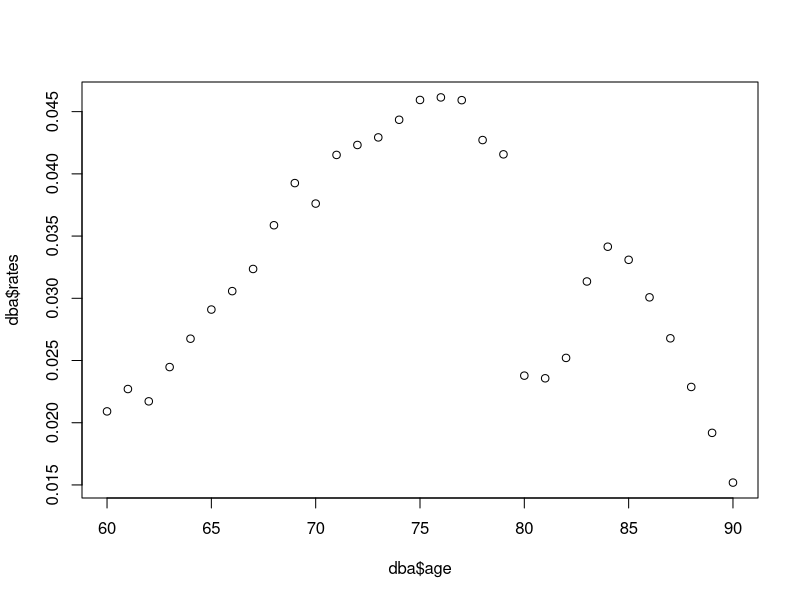
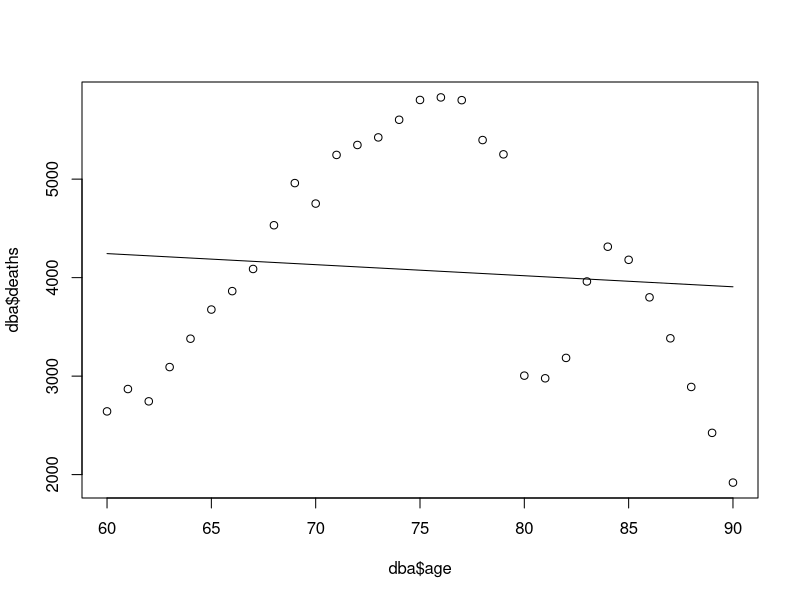
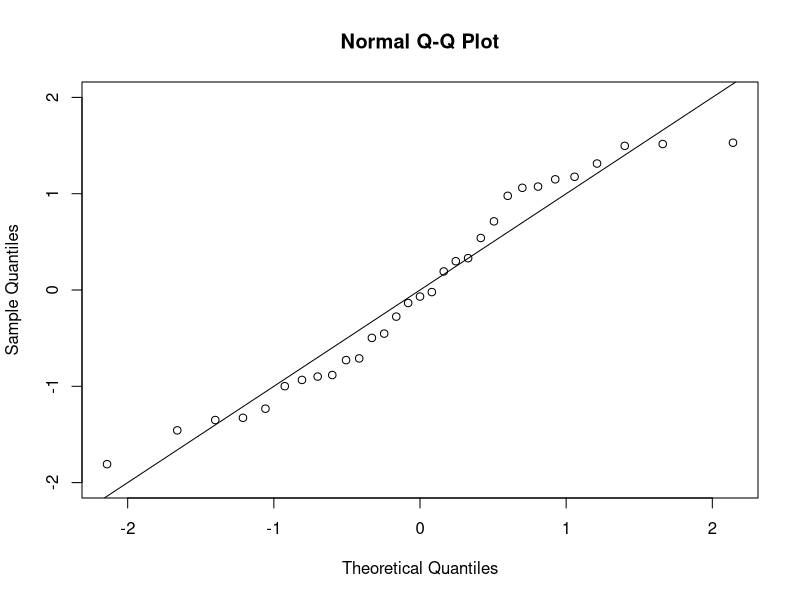
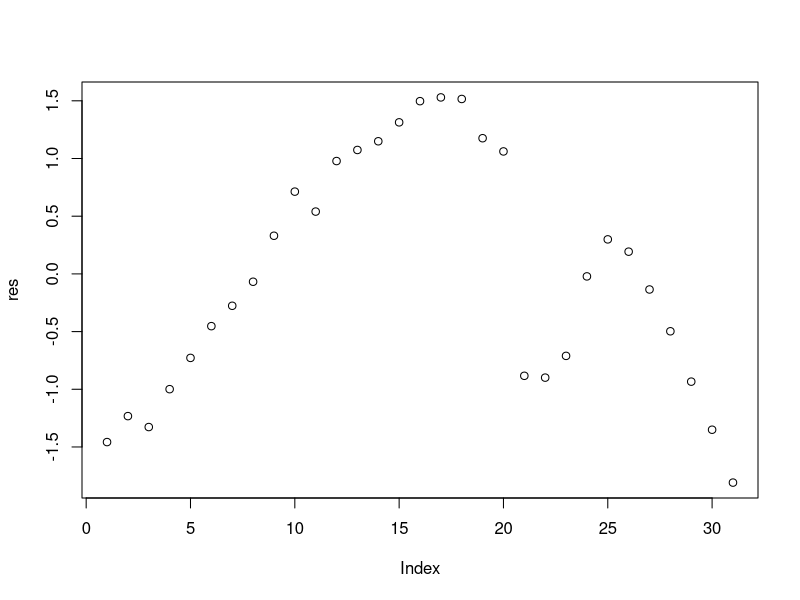

Source code (R) for these figures, in order: (Note: this script raises an error after producing the figures.)
#Import the file deaths.txt: it includes the number of deaths by cancer occurred
#in Italy in 1999 and the population at risk (exposure), clustered by age and gender.


setwd("C:/prosjekt/uib/stat201/datasets")
dat <- read.table("deaths.txt")

##### PLOT ################
dba = aggregate(deaths ~ age, data=dat, FUN = sum)
allD = sum(dba$deaths)
dba$rates = dba$deaths/allD
plot(dba$age, dba$rates)

##### LINEAR AGE ##################
mod1 <- lm(deaths ~ age , data = dba)
summary(mod1)  
#R^2: 0.008, F-statistic: 0.23 on 1 and 29 DF,  p-value: 0.64

fitted <- predict(mod1) 

plot(dba$age, dba$deaths)
lines(dba$age, fitted)

# NORMAL PLOT - looks good
res <- rstandard(mod1) #Regression Deletion Diagnostics
qqnorm(res,ylim=c(-2,2))
abline(c(0,1))

#plot residuals to each x_i
plot(res) #dont look random

# Other diagnostics: 1. Leverage, 2. delta-beta = cook-distance 3. delta-deviance/cross-validation leave out i'th observation
influence(mod1) #This function provides the basic quantities which are used in forming a wide variety of diagnostics for checking the quality of regression fits.

# 1. Leverage: i'th element of H_hat. h_ii > 2*p/N, p=#parameters, N=#observations
param_obs = 2*2/nrow(dat)
h <- influence(mod1)$hat #
any(h>param_obs) == True

# 2.  delta-beta = cook-distance
cooks.distance # COOK distance
# None > 1

# 0. Standard residuals: plot them
# r_i = e_i / (sigma_hat* sqrt(1-h_ii)=
sigma <- sqrt(sum(res^2)/(nrow(dba)-2))
rr = res/(sigma * sqrt(1-h) ) #Looks similar to res

#RMSE
dba$predicted = as.integer(fitted)
RMSE = sqrt(mean((dba$deaths - dba$predicted)^2))
RMSPE = (sqrt(mean( ((dba$deaths - dba$predicted) / dba$deaths)^2 ) ) ) * 100
#RMSE = 1135 years, RMSPE=34.5%

##### LINEAR AGE + GENDER + EXPOSURE ##################
mod2 <- lm(deaths ~ age + gender + exposure , data = dat)
summary(mod2)
#R^2=0.52, F=23.37, p=4.8^-10

fitted2 <- predict(mod2) 

plot(dba$age, dba$deaths)
lines(dba$age, fitted2) #doesnt work - how to plot this?

# NORMAL PLOT - looks good
res2 <- rstandard(mod2)
qqnorm(res2,ylim=c(-2,2))
abline(c(0,1)) 

#RMSE
dat$predicted = as.integer(fitted2)
RMSE = sqrt(mean((dat$deaths - dat$predicted)^2))
RMSPE = (sqrt(mean( ((dat$deaths - dat$predicted) / dba$deaths)^2 ) ) ) * 100
# RMSE = 504 years, RMSPE = 17%

########### GLM #########################
poisson.model = glm(deaths ~ age + gender + exposure, dat, family=poisson(link="log"))
summary(poisson.model)
#AIC: 7333.3

fitted3 <- predict(poisson.model) 
dat$glm = as.integer(exp( fitted3 ) )

plot(dba$age, dba$deaths)
lines(dba$age, fitted3) #how to plot this?

# NORMAL PLOT - looks good
res2 <- rstandard(mod2)
qqnorm(res2,ylim=c(-2,2))
abline(c(0,1))

RMSE = sqrt(mean((dat$deaths - dat$glm)^2))
RMSPE = (sqrt(mean( ((dat$deaths - dat$glm) / dba$deaths)^2 ) ) ) * 100
# RMSE = 2165, RMSPE = 61%

# PLOT GLM prediction
range(dat$age)
xweight <- seq(60, 90, 2) #deaths
yweight = predict(poisson.model )
dat$glm = as.integer( exp( yweight ) )
plot(dat$glm[dat$gender=='F'], dat$deaths[dat$gender=='F']) #scatter
abline(c(0,1)) # y = x
######################################################
#misc
# 1. plot density
plot(dpois(dat$deaths[dat$gender=="M"],lambda_hat_female,log=F))

# 2. means
the_means = aggregate(dat$deaths, list(dat$gender), FUN=mean)

# 3. Numbers of chronic medical conditions reported contry/town
l0 <- sum(dpois(dat1$number,lambda_hat,log=T)) 

l1 <- sum(dpois(dat1$number[dat1$place=="town"],lambda_hat1,log=T))+
  sum(dpois(dat1$number[dat1$place=="country"],lambda_hat2,log=T)) 

# 4. P value ANOVA
model.anova = aov(deaths~age, data=dba)
summary(model.anova)

